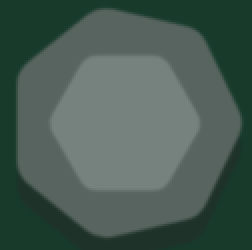
#> input picture images/rock.png, 126 x 125 px (shown 2 times larger)
$ python template-matching.py
#> lines starting #> are read from the running program, lines starting #| are printed output that depends on the picture; after the words box and inside, x2 and y2 are one past the last pixel; in counts of white or black regions, pixels touching at a corner belong together
import cv2
import numpy as np
import imutils

template = cv2.imread('../images/rock.png')
#> template is the input picture: shape (125, 126, 3); mean B, G, R 82.8, 91, 71.2
template = cv2.cvtColor(template, cv2.COLOR_RGB2GRAY)
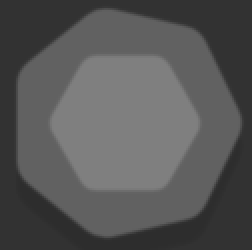
#> template: shape (125, 126) (shown 2 times larger); min 45, max 127, mean 86.4
tH, tW = template.shape[:2]
#> tH = 125; tW = 126
cv2.imshow("Template", template)
cv2.waitKey(0)

image = cv2.imread('../images/starveio-example.png')
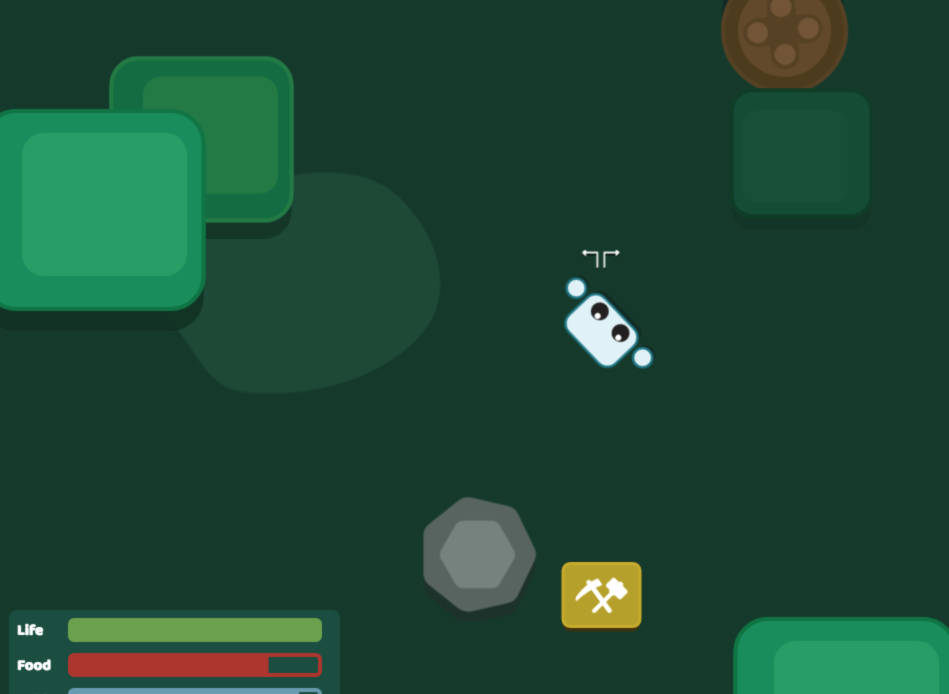
#> input picture images/starveio-example.png, 949 x 694 px
#> image is the input picture: shape (694, 949, 3); mean B, G, R 52.6, 73.4, 29.9
gray = cv2.cvtColor(image, cv2.COLOR_RGB2GRAY)
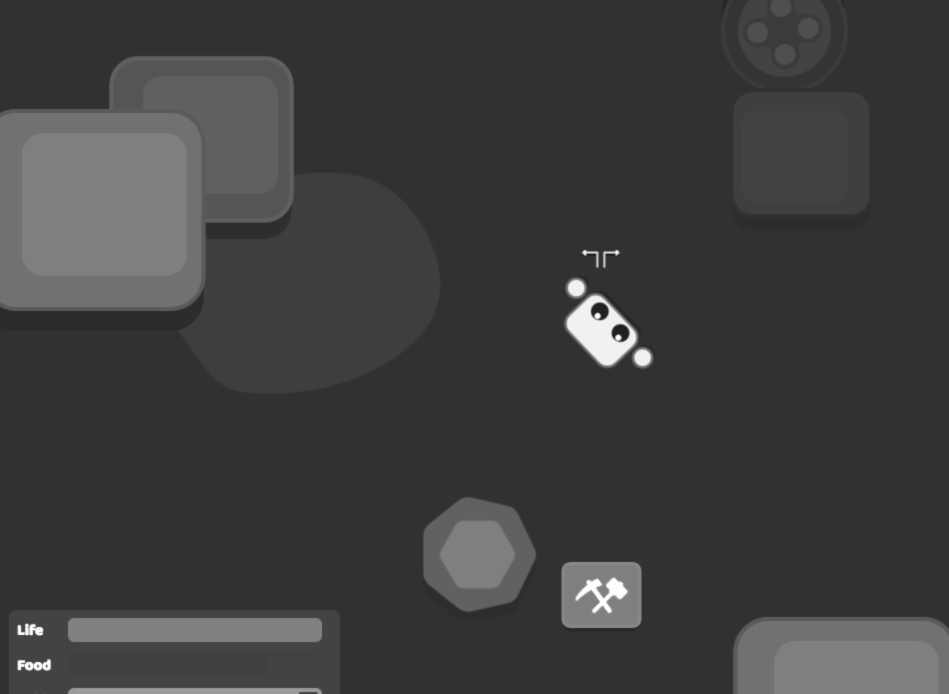
#> gray: shape (694, 949); min 32, max 255, mean 61.9
found = None

for scale in np.linspace(0.2, 1.0, 5)[::-1]:
    # resize the image according to the scale and keep track
    # of the ration of the resizing
    resized = imutils.resize(gray, width = int(gray.shape[1] * scale))
    r = gray.shape[1] / float(resized.shape[1])

    # if the resized image is smaller than the template, then break
    # from the loop
    if resized.shape[0] < tH or resized.shape[1] < tW:
        break

    result = cv2.matchTemplate(gray,template,cv2.TM_CCOEFF_NORMED)
    (_, maxVal, _, maxLoc) = cv2.minMaxLoc(result)

    # draw a bounding box around the detected region
    clone = np.dstack([gray, gray, gray])
    cv2.rectangle(clone, (maxLoc[0], maxLoc[1]),
    (maxLoc[0] + tW, maxLoc[1] + tH), (0, 0, 255), 2)
    #cv2.imshow("Visualize", clone)
    #cv2.waitKey(0)

    # if we have found a new maximum correlation value, then ipdate
    # the bookkeeping variable
    if found is None or maxVal > found[0]:
        found = (maxVal, maxLoc, r)
#> this loop made 5 passes
#> found on pass 1: (1, (415, 493), 1)
#> pass 1, `result = cv2.matchTemplate(gray,template,cv2.TM_CCOEFF_NORMED)`:
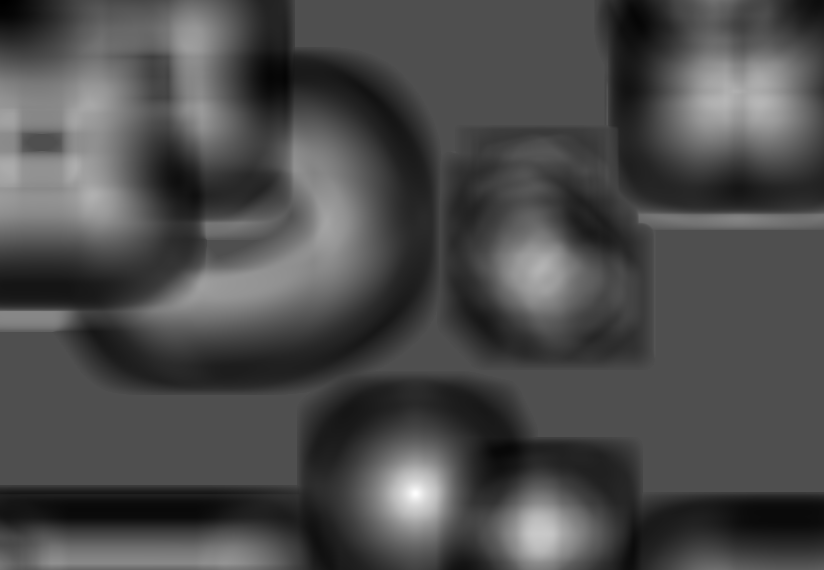
#> result: shape (570, 824) float32; min -0.451, max 1, mean -0.0157; drawn with min black and max white

# unpack the bookkeeping varaible and compute the (x, y) coordinates
# of the bounding box based on the resized ratio
(_, maxLoc, r) = found
#> r = 1
(startX, startY) = (int(maxLoc[0] * r), int(maxLoc[1] * r))
#> startX = 415; startY = 493
(endX, endY) = (int((maxLoc[0] + tW) * r), int((maxLoc[1] + tH) * r))
#> endX = 541; endY = 618

# draw a bounding box around the detected result and display the image
cv2.rectangle(image, (startX, startY), (endX, endY), (0, 0, 255), 2)
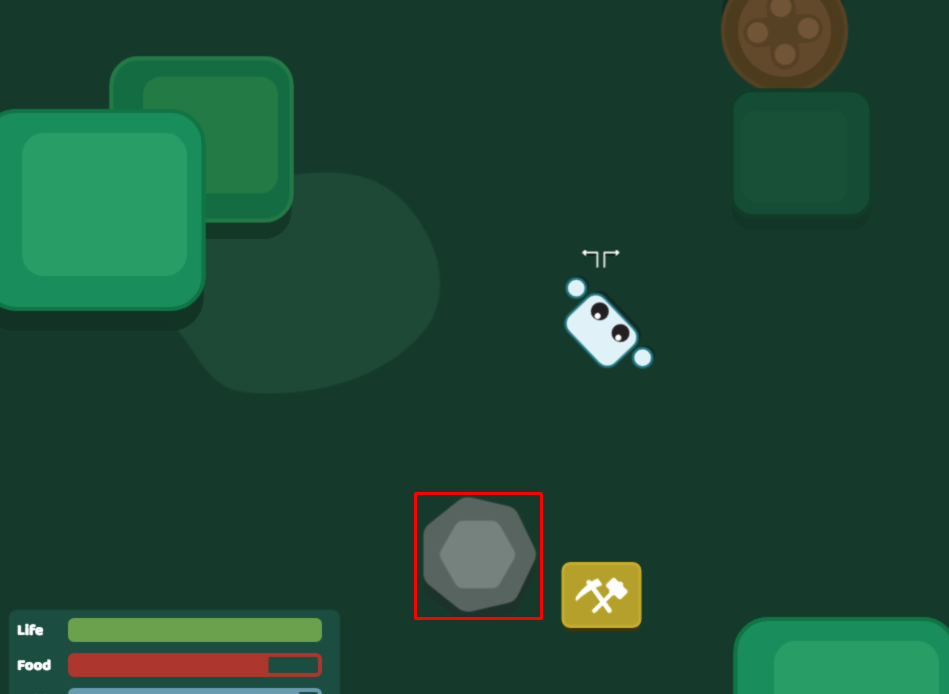
#> image: shape (694, 949, 3); 0.23% of pixels changed, all inside (x1, y1, x2, y2) = (414, 492, 543, 620)
cv2.imshow("Image", image)
cv2.waitKey(0)
